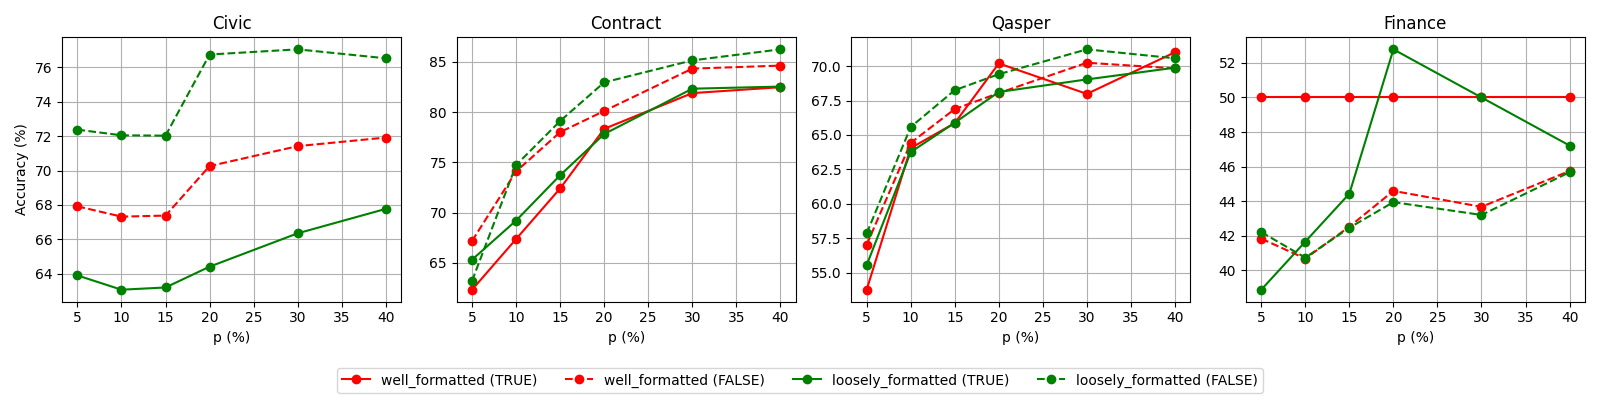

Python code for this plot:
import matplotlib.pyplot as plt
import numpy as np

# x-axis
p_vals = np.array([5, 10, 15, 20, 30, 40])

# Doc classes and colors
doc_classes = [
    "well_formatted",
    "loosely_formatted",
    # "depth_aligned",
    # "local_first",
    # "global_first"
]

colors = {
    "well_formatted": "red",
    "loosely_formatted": "green",
    "depth_aligned": "orange",
    "local_first": "blue",
    "global_first": "purple"
}

# Helper to convert None → np.nan
def clean(arr):
    return np.array([np.nan if v is None else v for v in arr], dtype=float)

# -----------------------
# DATA (TRUE / FALSE)
# -----------------------

data = {
    "Civic": {
        "well_formatted": {
            "TRUE":  clean([None, None, None, None, None, None]),
            "FALSE": clean([67.92, 67.32, 67.38, 70.26, 71.42, 71.92]),
        },
        "loosely_formatted": {
            "TRUE":  clean([63.9, 63.07, 63.2, 64.41, 66.35, 67.77]),
            "FALSE": clean([72.38, 72.05, 72.03, 76.75, 77.05, 76.53]),
        },
        "depth_aligned": {
            "TRUE":  clean([None]*6),
            "FALSE": clean([67.92, 67.32, 67.38, 70.26, 71.42, 71.92]),
        },
        "local_first": {
            "TRUE":  clean([63.9, 63.07, 63.2, 64.41, 66.35, 67.77]),
            "FALSE": clean([72.38, 72.05, 72.03, 76.75, 77.05, 76.53]),
        },
        "global_first": {
            "TRUE":  clean([63.9, 63.07, 63.2, 64.41, 66.35, 67.77]),
            "FALSE": clean([72.38, 72.05, 72.03, 76.75, 77.05, 76.53]),
        },
    },

    "Contract": {
        "well_formatted": {
            "TRUE":  clean([62.31, 67.36, 72.4, 78.34, 81.9, 82.49]),
            "FALSE": clean([67.17, 74.1, 78.01, 80.12, 84.34, 84.64]),
        },
        "loosely_formatted": {
            "TRUE":  clean([65.3, 69.2, 73.72, 77.82, 82.34, 82.55]),
            "FALSE": clean([63.19, 74.73, 79.12, 82.97, 85.16, 86.26]),
        },
        "depth_aligned": {
            "TRUE":  clean([50, 40, 65, 70, 75, 75]),
            "FALSE": clean([65.18, 71.65, 75.5, 79.51, 83.36, 83.82]),
        },
        "local_first": {
            "TRUE":  clean([65.3, 69.2, 73.72, 77.82, 82.34, 82.55]),
            "FALSE": clean([63.19, 74.73, 79.12, 82.97, 85.16, 86.26]),
        },
        "global_first": {
            "TRUE":  clean([65.3, 69.2, 73.72, 77.82, 82.34, 82.55]),
            "FALSE": clean([63.19, 74.73, 79.12, 82.97, 85.16, 86.26]),
        },
    },

    "Qasper": {
        "well_formatted": {
            "TRUE":  clean([53.78, 64.05, 65.86, 70.19, 67.98, 71.0]),
            "FALSE": clean([57.04, 64.43, 66.88, 68.04, 70.24, 69.83]),
        },
        "loosely_formatted": {
            "TRUE":  clean([55.56, 63.76, 65.89, 68.12, 69.03, 69.88]),
            "FALSE": clean([57.86, 65.58, 68.25, 69.41, 71.21, 70.56]),
        },
        "depth_aligned": {
            "TRUE":  clean([None]*6),
            "FALSE": clean([56.29, 64.34, 66.64, 68.53, 69.73, 70.09]),
        },
        "local_first": {
            "TRUE":  clean([55.59, 63.7, 65.93, 68.15, 69.06, 69.97]),
            "FALSE": clean([57.81, 65.72, 68.19, 69.35, 71.17, 70.37]),
        },
        "global_first": {
            "TRUE":  clean([55.59, 63.7, 65.93, 68.15, 69.06, 69.97]),
            "FALSE": clean([57.81, 65.72, 68.19, 69.35, 71.17, 70.37]),
        },
    },

    "Finance": {
        "well_formatted": {
            "TRUE":  clean([50, 50, 50, 50, 50, 50]),
            "FALSE": clean([41.84, 40.69, 42.53, 44.6, 43.68, 45.75]),
        },
        "loosely_formatted": {
            "TRUE":  clean([38.89, 41.67, 44.44, 52.78, 50, 47.22]),
            "FALSE": clean([42.22, 40.74, 42.47, 43.95, 43.21, 45.68]),
        },
        "depth_aligned": {
            "TRUE":  clean([None]*6),
            "FALSE": clean([41.95, 40.82, 42.63, 44.67, 43.76, 45.8]),
        },
        "local_first": {
            "TRUE":  clean([38.89, 41.67, 44.44, 52.78, 50, 47.22]),
            "FALSE": clean([42.22, 40.74, 42.47, 43.95, 43.21, 45.68]),
        },
        "global_first": {
            "TRUE":  clean([38.89, 41.67, 44.44, 52.78, 50, 47.22]),
            "FALSE": clean([42.22, 40.74, 42.47, 43.95, 43.21, 45.68]),
        },
    }
}

# -----------------------
# PLOTTING
# -----------------------

fig, axes = plt.subplots(1, 4, figsize=(16, 4), sharex=True)

for ax, (dataset, dataset_data) in zip(axes, data.items()):
    for doc in doc_classes:
        d = dataset_data[doc]

        # TRUE = solid
        ax.plot(p_vals, d["TRUE"],
                linestyle='-',
                marker='o',
                color=colors[doc],
                label=f"{doc} (TRUE)" if dataset == "Civic" else "")

        # FALSE = dashed
        ax.plot(p_vals, d["FALSE"],
                linestyle='--',
                marker='o',
                color=colors[doc],
                label=f"{doc} (FALSE)" if dataset == "Civic" else "")

    ax.set_title(dataset)
    ax.set_xlabel("p (%)")
    ax.grid(True)

axes[0].set_ylabel("Accuracy (%)")

# Single legend
handles, labels = axes[0].get_legend_handles_labels()
fig.legend(handles, labels, loc="lower center", ncol=5)

plt.tight_layout(rect=[0, 0.1, 1, 1])
# plt.show()
plt.savefig("acc_breakdown_by_doc_class_plot.png")
